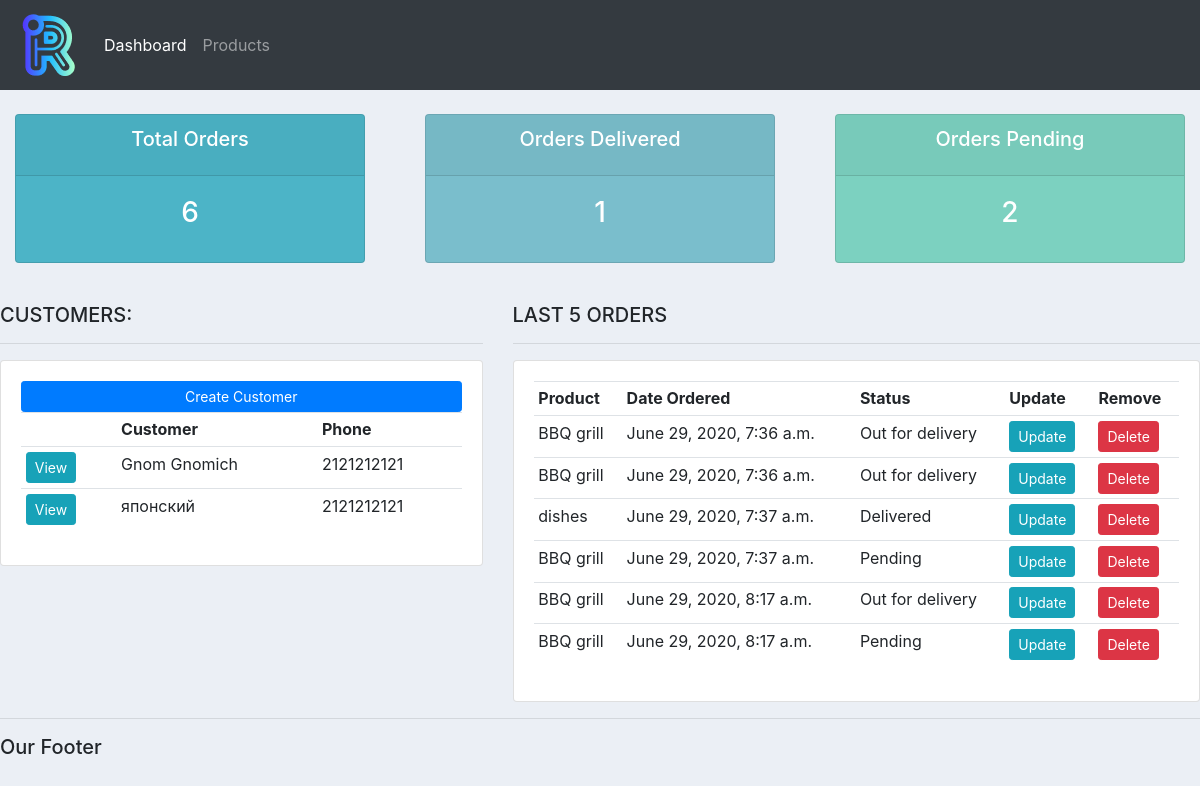
The page / on the database its author committed.
### accounts/models.py (models this page shows, shortened)
class Customer(models.Model):
    name = models.CharField(max_length=200, null=True)
    phone = models.CharField(max_length=200, null=True)
    email = models.CharField(max_length=200, null=True)
    date_created = models.DateTimeField(auto_now_add=True, null=True)

class Order(models.Model):
    STATUS = (
        ('Pending', 'Pending'),
        ('Out for delivery', 'Out for delivery'),
        ('Delivered', 'Delivered'),
    )
    customer = models.ForeignKey(Customer, null=True, on_delete= models.SET_NULL)
    product = models.ForeignKey(Product, null=True, on_delete= models.SET_NULL)
    date_created = models.DateTimeField(auto_now_add=True, null=True)
    status = models.CharField(max_length=200, null=True, choices=STATUS)

class Product(models.Model):
    CATEGORY = (
        ('Indoor', 'Indoor'),
        ('Out Door', 'Out Door')
    )
    name = models.CharField(max_length=200, null=True)
    price =  models.FloatField(null=True)
    category = models.CharField(max_length=200, null=True, choices=CATEGORY)
    description = models.CharField(max_length=200, null=True, blank=True)
    date_created = models.DateTimeField(auto_now_add=True, null=True)
    tags = models.ManyToManyField(Tag)
    def __str__(self):
        return self.name

### accounts/views.py (the view)
# urls.py: path('', views.home, name='home'),
def home(request):
    orders = Order.objects.all()
    customers = Customer.objects.all()
    total = customers.count()
    total_orders = orders.count()
    delivered = orders.filter(status='Delivered').count()
    pending = orders.filter(status='Pending').count()
    context = {'orders': orders, 'customers': customers,
               'total': total, 'total_orders': total_orders, 'delivered': delivered, 'pending': pending}
    return render(request, 'accounts/dashboard.html', context)

### accounts/templates/accounts/dashboard.html
{% extends 'accounts/main.html' %}
{% block content %}
{% include 'accounts/status.html' %}
<br>
<div class="row">
	<div class="col-md-5">
		<h5>CUSTOMERS:</h5>
		<hr>
		<div class="card card-body">
			<a class="btn btn-primary  btn-sm btn-block" href="">Create Customer</a>
			<table class="table table-sm">
				<tr>
					<th></th>
					<th>Customer</th>
					<th>Phone</th>
				</tr>
				{% for customer in customers %}
				<tr>
					<td><a class="btn btn-sm btn-info" href="{% url 'customer' customer.id %}">View</a></td>
					<td>{{ customer.name }}</td>
					<td>{{ customer.phone }}</td>
				</tr>
			{% endfor %}
			</table>
		</div>
	</div>
	<div class="col-md-7">
		<h5>LAST 5 ORDERS</h5>
		<hr>
		<div class="card card-body">
			<table class="table table-sm">
				<tr>
					<th>Product</th>
					<th>Date Ordered</th>
					<th>Status</th>
					<th>Update</th>
					<th>Remove</th>
				</tr>
				{% for order in orders %}
				<tr>
					<td>{{ order.product }}</td>
					<td>{{ order.date_created }}</td>
					<td>{{ order.status }}</td>
					<td><a class="btn btn-sm btn-info" href="{% url 'update-order' order.id %}">Update</a></td>
					<td><a class="btn btn-sm btn-danger" href="{% url 'delete-order' order.id %}">Delete</a></td>
				</tr>
			{% endfor %}
			</table>
		</div>
	</div>
</div>
{% endblock %}

### static/css/main.css (style rules this page uses)
body { background-color: #ebeff5; }

### rows shown on the page
Customer: name "Gnom Gnomich", phone "2121212121"
Customer: name "японский", phone "2121212121"
Order: product "BBQ grill", date_created "June 29, 2020, 7:36 a.m.", status "Out for delivery"
Order: product "BBQ grill", date_created "June 29, 2020, 7:36 a.m.", status "Out for delivery"
Order: product "dishes", date_created "June 29, 2020, 7:37 a.m.", status "Delivered"
Order: product "BBQ grill", date_created "June 29, 2020, 7:37 a.m.", status "Pending"
Order: product "BBQ grill", date_created "June 29, 2020, 8:17 a.m.", status "Out for delivery"
Order: product "BBQ grill", date_created "June 29, 2020, 8:17 a.m.", status "Pending"

### other values the page prints
{{ total_orders }} "6"
{{ delivered }} "1"
{{ pending }} "2"
